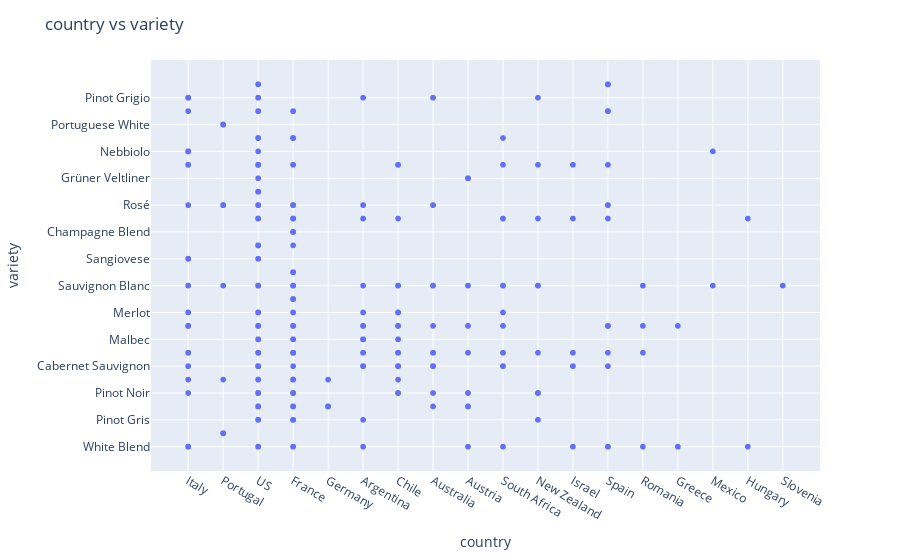

Notebook code for this chart:
### Markdown cell above
<font size="3" >**We can see in the above plot that most expensive wines are generally from countries that produces wines the most eg. US, Italy, Germany, Chile, Spain** <font>

### Code cell
fig = px.scatter(df, x='country', y='variety')

fig.update_layout(title_text='country vs variety',
    xaxis_title_text='country',
    yaxis_title_text='variety',
    font=dict(size=12))
fig.show()

### Figure 1 — Plotly figure (JSON) as saved in the notebook; plotly's stock layout.template omitted (floating-point values rounded to 4 significant figures; data arrays with more than 128 entries replaced by an {"elided": "..."} marker saying what was removed)
{"data": [{"hovertemplate": "country=%{x}<br>variety=%{y}<extra></extra>", "legendgroup": "", "marker": {"color": "#636efa", "symbol": "circle"}, "mode": "markers", "name": "", "showlegend": false, "type": "scattergl", "x": {"elided": "2000 str values"}, "xaxis": "x", "y": {"elided": "2000 str values"}, "yaxis": "y"}], "layout": {"font": {"size": 12}, "legend": {"tracegroupgap": 0}, "margin": {"t": 60}, "title": {"text": "country vs variety"}, "xaxis": {"anchor": "y", "domain": [0, 1], "title": {"text": "country"}}, "yaxis": {"anchor": "x", "domain": [0, 1], "title": {"text": "variety"}}}}
